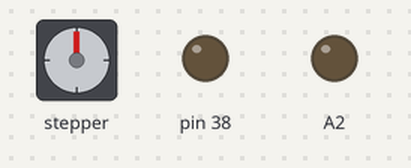
Bench run of a sketch on a simulated Arduino Mega 2560, built with avr-gcc and run on an emulated ATmega2560. Shown: stepper motor, output pins drawn as LEDs (lit = HIGH). Stepper angles assume 200 steps per turn; what the sketch prints to the serial monitor is not drawn.

Above: at 0.05 s.
Timing chart, 0 to 4.6 s (numbered marks = the images above):
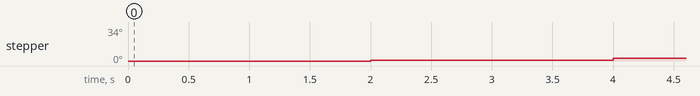

The sketch:

Stepper_Constant_test.ino
```cpp
#include "Arduino.h"
#include <AccelStepper.h>
AccelStepper stepper(1, A0, A1);

void setup()
{
   Serial.begin(115200);           // set up Serial library at 9600 bps
   Serial.println("Stepper test!");

  pinMode(38, OUTPUT);
  pinMode(A2, OUTPUT);
   digitalWrite(38, LOW);
   digitalWrite(A2, LOW);
   stepper.moveTo(-2000);
   stepper.setMaxSpeed(1000);
   stepper.setSpeed(1000);
   //stepper.setCurrentPosition(-5000);
}

void loop()
{
  if(!stepper.runSpeedToPosition()){
    delay(2000);
    stepper.moveTo(2000);
  }
  //stepper.runSpeed();
}
```
